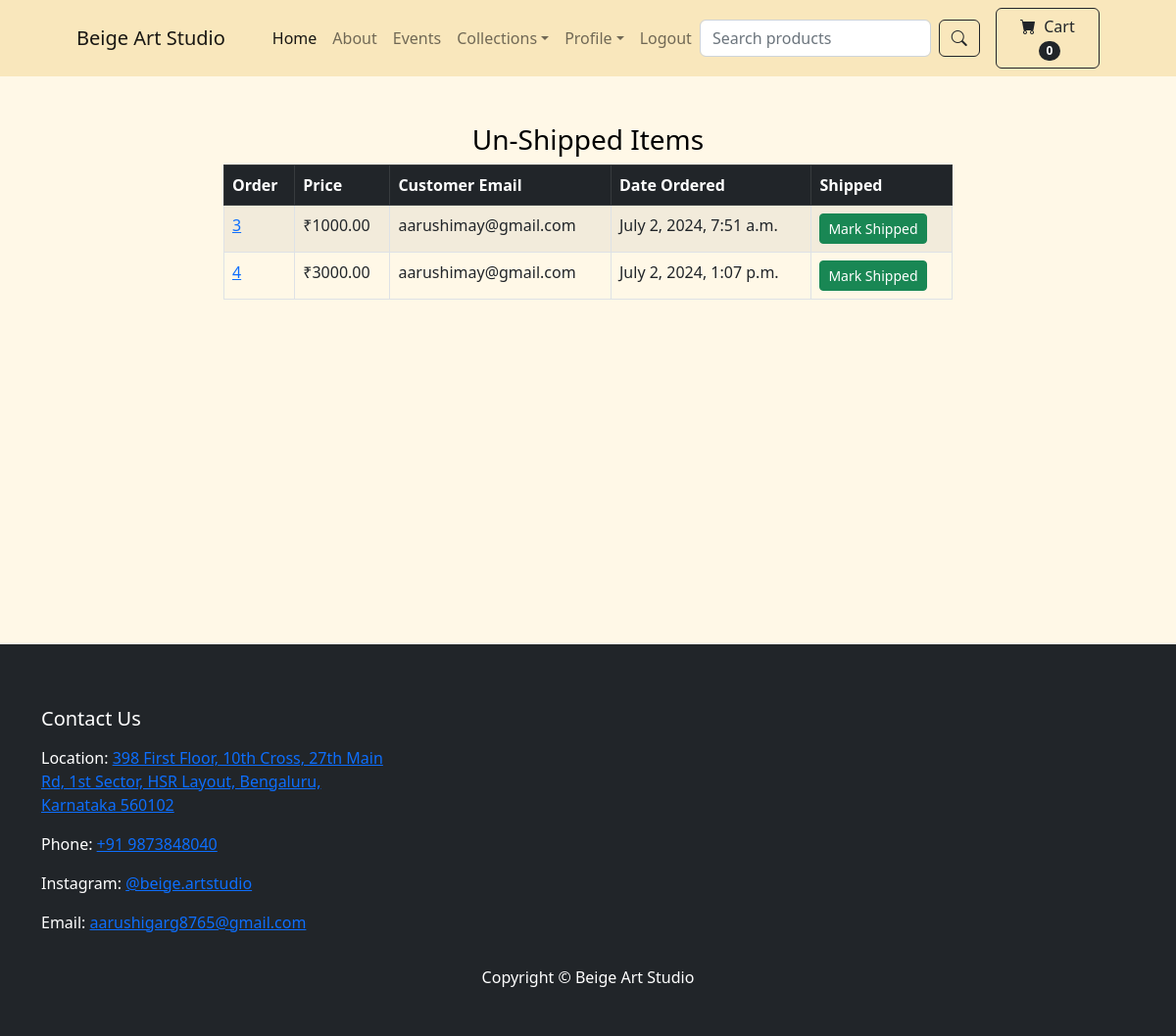
The page /payment/not_shipped_dash (signed in) on the database its author committed.
### payment/models.py (models this page shows, shortened)
class Order(models.Model):
    user = models.ForeignKey(User, on_delete=models.CASCADE, null=True, blank=True)
    full_name = models.CharField(max_length=250)
    email = models.EmailField(max_length=250)
    shipping_address = models.TextField(max_length=15000)
    amount_paid = models.DecimalField(max_digits=7, decimal_places=2)
    date_ordered = models.DateTimeField(auto_now_add=True)
    shipped = models.BooleanField(default=False)
    date_shipped = models.DateTimeField(blank=True, null=True)

### payment/views.py (the view, shortened to what this page needs)
# urls.py: path('not_shipped_dash', views.not_shipped_dash, name="not_shipped_dash"),
def not_shipped_dash(request):
	if request.user.is_authenticated and request.user.is_superuser:
		orders = Order.objects.filter(shipped=False)
		return render(request, "payment/not_shipped_dash.html", {"orders":orders})
	else:
		messages.success(request, "Access Denied")
		return redirect('home')

### cart/cart.py (called while the page is built)
    def __len__(self):
        return len(self.cart)

### cart/context_processors.py (called while the page is built)
def cart(request):
    return {'cart': Cart(request)}

### payment/templates/payment/not_shipped_dash.html (shortened to what this page needs)
{% extends 'base.html' %}
{% block content %}
        <div class="container">
        	<div class="row">
        		<center>
        			<div class="col-8">
        				<br/><br/>
<h3>Un-Shipped Items</h3>
<table class="table table-striped table-hover table-bordered">
  <thead class="table-dark">
    <tr>
      <th scope="col">Order</th>
      <th scope="col">Price</th>
      <th scope="col">Customer Email</th>
      <th scope="col">Date Ordered</th>
      <th scope="col">Shipped</th>
    </tr>
  </thead>
  <tbody>
  	{% for item in orders %}
    <tr>
      <td><a href="{% url 'orders' item.id %}">{{ item.id }}</a></td>
      <td>₹{{ item.amount_paid }}</td>
      <td>{{ item.email }}</td>
      <td>{{ item.date_ordered }}</td>
      <td>
        <form method="POST">
          <button type="Submit" class="btn btn-success btn-sm">Mark Shipped</button>
        </form>
      </td>
    </tr>
    {% endfor %}
  </tbody>
</table>
<br/><br/>
<br/><br/>
<br/><br/>
<br/><br/>
<br/><br/>
<br/><br/>
<br/><br/>
        			</div>
        		</center>
        	</div>
        </div>
{% endblock %}

### store/templates/base.html (style rules this page uses)
body { background-color: #fff8e7; color: black; }

### rows shown on the page
Order: id "3", amount_paid "1000.00", email "aarushimay@gmail.com", date_ordered "July 2, 2024, 7:51 a.m."
Order: id "4", amount_paid "3000.00", email "aarushimay@gmail.com", date_ordered "July 2, 2024, 1:07 p.m."

### other values the page prints
{{ cart|length }} "0"
